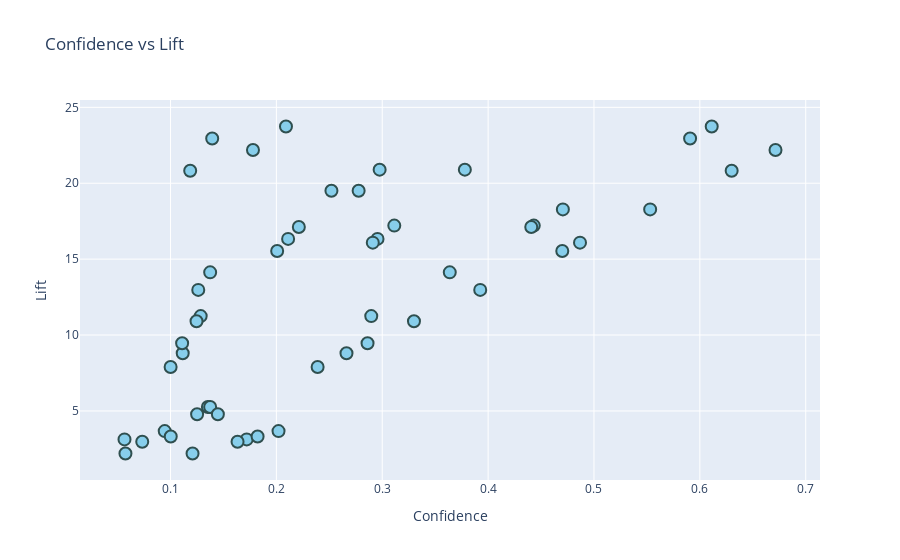

Notebook cell for this chart:
### Markdown cell above
### **Insights**

- Support-confidence and Lift-Confidence has a linear relationship, which means that the most frequent items have some other items associated to it.

- When it come to the relationship between Lift and Support, it is squashed when it goes beyond 0.10.

- In antecedent and consequent support relationship there is no linear relationship but it’s rather inverse ,when consequent support increases the antecedent support fades out, we can consider this phenomenon as when Bread quantity of purchase increases the quantity of Butter fades.

### Code cell
fig = px.scatter(rules, x='confidence', y='lift', title='Confidence vs Lift')
fig.update_traces(marker=dict(size=12, color='skyblue', line=dict(width=2, color='DarkSlateGrey')), selector=dict(mode='markers'))
fig.update_layout(xaxis_title='Confidence', yaxis_title='Lift', showlegend=False)
fig.show()

### Figure 1 — Plotly figure (JSON) as saved in the notebook; plotly's stock layout.template omitted (floating-point values rounded to 4 significant figures)
{"data": [{"hovertemplate": "confidence=%{x}<br>lift=%{y}<extra></extra>", "legendgroup": "", "marker": {"color": "skyblue", "line": {"color": "DarkSlateGrey", "width": 2}, "size": 12, "symbol": "circle"}, "mode": "markers", "name": "", "orientation": "v", "showlegend": false, "type": "scatter", "x": [0.2896, 0.1285, 0.1246, 0.33, 0.05655, 0.172, 0.4431, 0.3114, 0.2111, 0.2955, 0.2911, 0.4868, 0.1001, 0.239, 0.05745, 0.1208, 0.07331, 0.1633, 0.09455, 0.202, 0.1823, 0.1002, 0.1115, 0.2662, 0.1353, 0.1375, 0.1251, 0.1447, 0.111, 0.2861, 0.4408, 0.2212, 0.3638, 0.1375, 0.4706, 0.5531, 0.2008, 0.4701, 0.1262, 0.3926, 0.6112, 0.378, 0.6715, 0.1779, 0.2975, 0.2091, 0.5908, 0.252, 0.6301, 0.1186, 0.2777, 0.1394], "xaxis": "x", "y": [11.25, 11.25, 10.9, 10.9, 3.126, 3.126, 17.21, 17.21, 16.33, 16.33, 16.09, 16.09, 7.897, 7.897, 2.196, 2.196, 2.969, 2.969, 3.672, 3.672, 3.313, 3.313, 8.798, 8.798, 5.255, 5.255, 4.784, 4.784, 9.455, 9.455, 17.12, 17.12, 14.13, 14.13, 18.28, 18.28, 15.53, 15.53, 12.97, 12.97, 23.74, 20.89, 22.19, 22.19, 20.89, 23.74, 22.94, 19.5, 20.82, 20.82, 19.5, 22.94], "yaxis": "y"}], "layout": {"legend": {"tracegroupgap": 0}, "showlegend": false, "title": {"text": "Confidence vs Lift"}, "xaxis": {"anchor": "y", "domain": [0, 1], "title": {"text": "Confidence"}}, "yaxis": {"anchor": "x", "domain": [0, 1], "title": {"text": "Lift"}}}}
